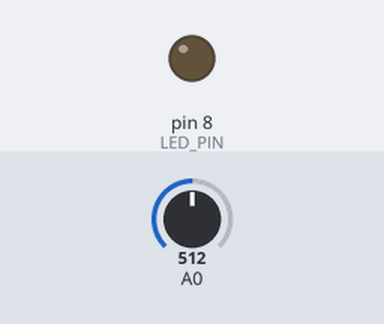
Bench run of a sketch on a simulated Arduino Uno, built with avr-gcc and run on an emulated ATmega328P. Shown: output pins drawn as LEDs (lit = HIGH). Inputs (shaded band) come from the test bench; at power-on: A0 = 512. What the sketch prints to the serial monitor is not drawn.

Above: at 1.2 s.
1.3 s: A0 set to 891
2.8 s: A0 set to 915
At 4.0 s:
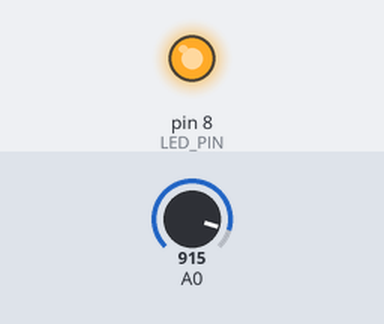
4.3 s: A0 set to 890
At 5.1 s:
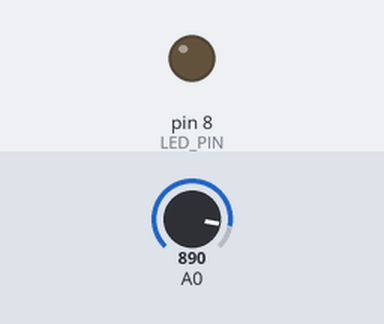
5.8 s: A0 set to 900
At 6.1 s:
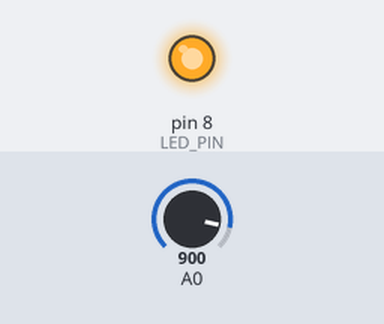
Timing chart, 0 to 8.8 s (numbered marks = the images above; inputs shaded):
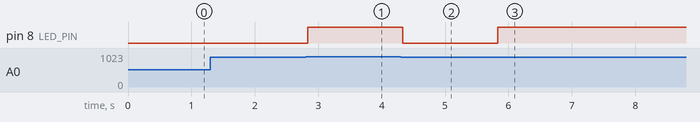

The sketch:

PROJECT_2_LDR_SENSOR.ino
```cpp
/***************************************************

  HỌ VÀ TÊN:
  TRƯỜNG:
  LỚP:


***************************************************/
const byte LED_PIN = 8;

void setup() {
  // put your setup code here, to run once:
  pinMode(LED_PIN, OUTPUT);
  Serial.begin(9600);
}

void loop() {
  // put your main code here, to run repeatedly:
  int value = analogRead(A0);

  if (value < 900) {
    digitalWrite(LED_PIN, LOW);
  } else {
    digitalWrite(LED_PIN, HIGH);
  }

  Serial.print("giá trị nhân từ cảm biến là: "); Serial.println(value);

}
```

Measured:
- the behaviour switches between 899 and 900 on A0 (found by bisection; images 0 and 1)
- after the input at 1.3 s, every drawn part: stays the same
- after the input at 2.8 s, pin 8 (LED_PIN): LOW → HIGH at once
- after the input at 4.3 s, pin 8 (LED_PIN): HIGH → LOW at once
- after the input at 5.8 s, pin 8 (LED_PIN): LOW → HIGH at once
